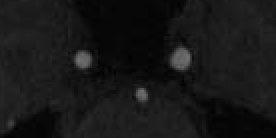
#> input picture Machine-Learning/python_workspace/DIP/MRA.pgm, 138 x 69 px (shown 2 times larger)
$ jupyter execute DIP_6_1.ipynb
#> lines starting #> are read from the running program, lines starting #| are printed output that depends on the picture; after the words box and inside, x2 and y2 are one past the last pixel; in counts of white or black regions, pixels touching at a corner belong together
# Otsu算法的实现

### 读取MPA.pgm图片

[cell 1]
import cv2

img = cv2.imread("MRA.pgm")
#> img is the input picture: shape (69, 138, 3); min 1, max 114, mean 23.3
img_gray = cv2.cvtColor(img, cv2.COLOR_RGB2GRAY)  # 将图像转换成灰度图
print(img_gray.shape)
#| (69, 138)
cv2.imshow("img_gray", img_gray)
k = cv2.waitKey(0)
#> (key Esc is pressed here)
if k == 27:         # 按下esc时，退出
    cv2.destroyAllWindows()
elif k == ord('s'): # 按下s键时保存并退出
    cv2.imwrite('img_gray.png',img)
    cv2.destroyAllWindows()

### 直接调用opencv的函数

[cell 2]
import cv2

img = cv2.imread("MRA.pgm", cv2.IMREAD_GRAYSCALE)
retVal, img_Otsu_opencv = cv2.threshold(img, 0, 255, cv2.THRESH_OTSU)
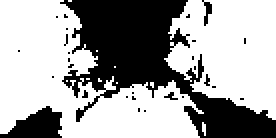
#> img_Otsu_opencv: shape (69, 138) (shown 2 times larger); 64.6% white; 28 black regions (25 under 20 px), largest, box (x1, y1, x2, y2) and area: (30, 0, 138, 69) 2960, (0, 53, 31, 69) 302, (101, 0, 106, 13) 30
#> retVal = 20
print("调用opencv函数的结果：" + str(retVal))	# 结果为 20.0
#| 调用opencv函数的结果：20.0
cv2.imshow("image_Otsu", img_Otsu_opencv)
k = cv2.waitKey(0)
#> (key Esc is pressed here)
if k == 27:         # 按下esc时，退出
    cv2.destroyAllWindows()
elif k == ord('s'): # 按下s键时保存并退出
    cv2.imwrite('img_Otsu_opencv.png',img_Otsu_opencv)
    cv2.destroyAllWindows()

### 使用numpy自己实现算法

[cell 3]
import numpy as np
import cv2 as cv

img = cv2.imread("MRA.pgm", cv2.IMREAD_GRAYSCALE)
img_gray=np.array(img_gray).ravel().astype(np.uint8)
#> img_gray = 9522 values, max 114 at index 4179, min 1 at index 4067, mean 23.29
u1=0.0#背景像素的平均灰度值
u2=0.0#前景像素的平均灰度值
th=0.0

#总的像素数目
PixSum=img_gray.size
#> PixSum = 9522
# 各个灰度值的像素数目
PixCount=np.zeros(256)
#各灰度值所占总像素数的比例
PixRate=np.zeros(256)
#统计各个灰度值的像素个数
for i in range(PixSum):
    #默认灰度图像的像素值范围为256
    Pixvalue=img_gray[i]
    PixCount[Pixvalue]=PixCount[Pixvalue]+1
#> this loop made 9522 passes
#> Pixvalue on passes 1 to 3: 28, 23, 30
#> after the loop, PixCount = 256 values, max 862 at index 7, min 0 at index 0, mean 37.2

#确定各个灰度值对应的像素点的个数在所有的像素点中的比例。
for j in range(256):
    PixRate[j]=PixCount[j]*1.0/PixSum
#> after the loop, PixRate = 256 values, max 0.0905 at index 7, min 0 at index 0, mean 0.00391
Max_var = 0
#确定最大类间方差对应的阈值
for i in range(1,256):#从1开始是为了避免w1为0.
    u1_tem=0.0
    u2_tem=0.0
    #背景像素的比列
    w1=np.sum(PixRate[:i])
    #前景像素的比例
    w2=1.0-w1
    if w1==0 or w2==0:
        pass
    else:#背景像素的平均灰度值
        for m in range(i):
            u1_tem=u1_tem+PixRate[m]*m
        u1 = u1_tem * 1.0 / w1
        #前景像素的平均灰度值
        for n in range(i,256):
            u2_tem = u2_tem + PixRate[n]*n
        u2 = u2_tem / w2
        #print(u1)
        #类间方差公式：G=w1*w2*(u1-u2)**2
        tem_var=w1*w2*np.power((u1-u2),2)
        #print(tem_var)
        #判断当前类间方差是否为最大值。
        if Max_var<tem_var:
            Max_var=tem_var#深拷贝，Max_var与tem_var占用不同的内存空间。
            th=i
#> this loop made 255 passes
#> (w1, w2, u1, u2, tem_var, Max_var) on passes 2 to 13: (0.00021, 1, 1, 23.3, 0.104, 0.104), (0.00105, 0.999, 1.8, 23.32, 0.486, 0.486), (0.0021, 0.998, 2.4, 23.34, 0.919, 0.919), (0.00693, 0.993, 3.52, 23.43, 2.73, 2.73), (0.0252, 0.975, 4.59, 23.78, 9.04, 9.04), (0.0561, 0.944, 5.37, 24.36, 19.09, 19.09), (0.147, 0.853, 6.38, 26.2, 49.18, 49.18), (0.184, 0.816, 6.71, 27.04, 62.17, 62.17), (0.204, 0.796, 6.93, 27.49, 68.62, 68.62), (0.22, 0.78, 7.15, 27.85, 73.5, 73.5), (0.233, 0.767, 7.36, 28.13, 77.02, 77.02), (0.243, 0.757, 7.56, 28.34, 79.47, 79.47)
#> (w1, w2, u1, u2, tem_var) on passes 22 to 27: (0.375, 0.625, 11.09, 30.6, 89.16), (0.399, 0.601, 11.76, 30.95, 88.31), (0.426, 0.574, 12.48, 31.33, 86.89), (0.458, 0.542, 13.28, 31.76, 84.77), (0.495, 0.505, 14.14, 32.25, 81.92), (0.546, 0.454, 15.26, 32.96, 77.59)
#> after the loop, Max_var = 89.46; th = 21
print("使用numpy的方法：" + str(th))		# 结果为21
#| 使用numpy的方法：21

result,img_otsu=cv2.threshold(img, 0, 255, cv.THRESH_BINARY+cv.THRESH_OTSU)
#> result = 20

# 展示图像
cv2.imshow("img_otsu", img_otsu)
k = cv2.waitKey(0)
#> (key Esc is pressed here)
if k == 27:         # 按下esc时，退出
    cv2.destroyAllWindows()
elif k == ord('s'): # 按下s键时保存并退出
    cv2.imwrite('img_otsu.png',img_otsu)
    cv2.destroyAllWindows()

### 绘制灰度直方图

[cell 4]
import numpy as np
import cv2 as cv
from matplotlib import pyplot as plt

img = cv2.imread("MRA.pgm")
img_gray = cv2.cvtColor(img, cv2.COLOR_RGB2GRAY)  # 将图像转换成灰度图
# hist是256x1数组，每个值对应于该图像中具有相应像素值的像素数
hist = cv.calcHist([img_gray],[0],None,[256],[0,256])
#> hist has the same summary as PixCount
# 绘制直方图
plt.plot(hist)
plt.show()
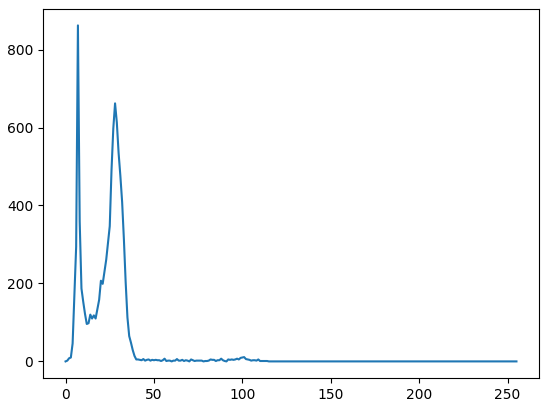
#> figure drawn by matplotlib, 1 panel; curve peaks at x = 7, y = 862

[cell 5]
import numpy as np
import cv2 as cv

def RCOtsu(gray_image,th_begin,th_end):
    # th_begin到th_end即为基于直方图判断出的感兴趣的区域
#> called with th_begin = 40, th_end = 120
    h = gray_image.shape[0]
#> h = 69
    w = gray_image.shape[1]
#> w = 138
    threshold_t = 0
    max_g = 0

    # 遍历每一个灰度层
    for t in range(th_begin,th_end):
        n0 = gray_image[np.where(gray_image < t)]
        n1 = gray_image[np.where(gray_image >= t)]
        w0 = len(n0) / (h * w)
        w1 = len(n1) / (h * w)
        u0 = np.mean(n0) if len(n0) > 0 else 0.
        u1 = np.mean(n1) if len(n0) > 0 else 0.

        g = w0 * w1 * (u0 - u1) ** 2
        if g > max_g:
            max_g = g
            threshold_t = t
#> this loop made 80 passes
#> (w0, w1, u0, u1, g, max_g) on passes 1 to 12: (0.974, 0.0257, 21.84, 78.22, 79.66, 79.66), (0.975, 0.0252, 21.85, 79.01, 80.27, 80.27), (0.975, 0.0247, 21.86, 79.82, 80.85, 80.85), (0.976, 0.0243, 21.87, 80.48, 81.29, 81.29), (0.976, 0.0239, 21.88, 80.97, 81.6, 81.6), (0.977, 0.0233, 21.89, 81.97, 82.18, 82.18), (0.977, 0.0231, 21.9, 82.3, 82.36, 82.36), (0.977, 0.0227, 21.91, 82.98, 82.68, 82.68), (0.978, 0.0222, 21.92, 83.83, 83.04, 83.04), (0.978, 0.0219, 21.93, 84.17, 83.17, 83.17), (0.978, 0.0215, 21.94, 84.86, 83.39, 83.39), (0.979, 0.0212, 21.95, 85.38, 83.53, 83.53)
#> (w0, w1, u0, u1, g) on passes 17 to 19: (0.98, 0.0197, 22, 87.81, 83.83), (0.981, 0.019, 22.02, 89.04, 83.75), (0.981, 0.0189, 22.02, 89.22, 83.73)

    after_otsu = gray_image.copy()
    print('类间方差最大阈值：', threshold_t)
#| 类间方差最大阈值： 55

    after_otsu[gray_image < threshold_t] = 0
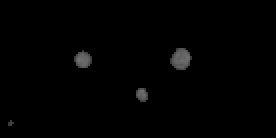
#> after_otsu: shape (69, 138) (shown 2 times larger); min 0, max 114, mean 1.8
    after_otsu[gray_image >= threshold_t] = 255
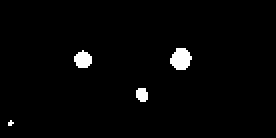
#> after_otsu: shape (69, 138) (shown 2 times larger); 2% white; 4 white regions (1 under 20 px), largest, box (x1, y1, x2, y2) and area: (85, 24, 96, 35) 90, (37, 25, 46, 34) 60, (68, 44, 74, 51) 35
    return after_otsu


img = cv2.imread("MRA.pgm")
img_gray = cv2.cvtColor(img, cv2.COLOR_RGB2GRAY)  # 将图像转换成灰度图
img_RCOtsu = RCOtsu(img_gray, 40, 120)  # 基于直方图判断出感兴趣的区域大概在灰度值为40到120的区域

cv2.imshow("img_RCOtsu", img_RCOtsu)
k = cv2.waitKey(0)
#> (key Esc is pressed here)
if k == 27:         # 按下esc时，退出
    cv2.destroyAllWindows()
elif k == ord('s'): # 按下s键时保存并退出
    cv2.imwrite('img_RCOtsu.png',img_RCOtsu)
    cv2.destroyAllWindows()
